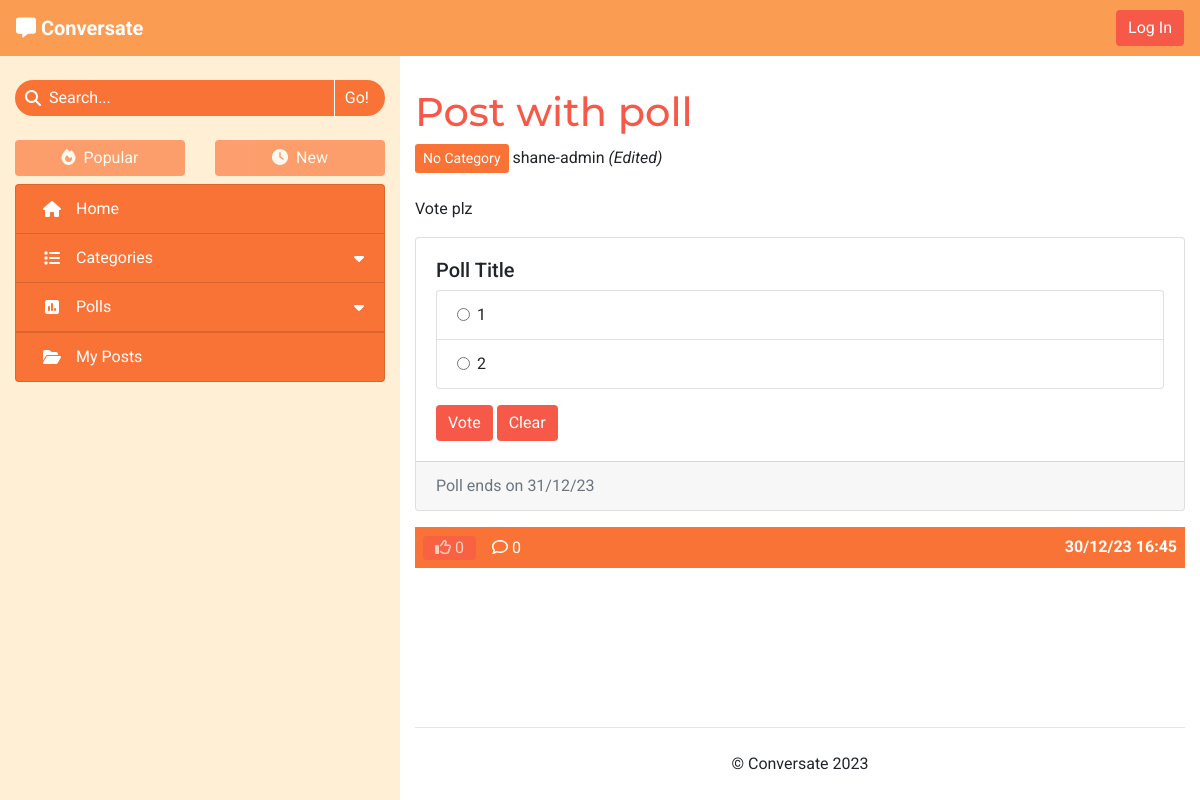
/no-category-vShnEVfI-post-with-poll/, run on the app's committed database.
### forum/models.py (models this page shows, shortened)
class Post(models.Model):
    title = models.CharField(max_length=100)
    slug = models.SlugField(max_length=100, unique=True)
    category = models.ForeignKey(Category, on_delete=models.CASCADE,
                                 related_name='tagged_posts')
    image = CloudinaryField('image', blank=True)
    image_position = models.IntegerField(blank=True, null=True)
    posted_by = models.ForeignKey(User, on_delete=models.CASCADE,
                                  related_name='added_posts')
    posted_on = models.DateTimeField(auto_now_add=True)
    content = models.TextField()
    tags = models.CharField(max_length=200, blank=True)
    edited = models.BooleanField(default=False)
    likes = models.ManyToManyField(User, related_name='post_likes', blank=True)
    approved = models.BooleanField(default=False)
    class Meta:
        ordering = ['-posted_on']
    def number_of_likes(self):
        return self.likes.count()
    def number_of_comments(self):
        return self.comments.count()

class Category(models.Model):
    name = models.CharField(max_length=30, unique=True)
    slug = models.SlugField(max_length=30, unique=True)
    icon = models.CharField(max_length=30, default="fa-tag")
    def __str__(self):
        return self.name
    def number_of_posts(self):
        return self.tagged_posts.count()

class Poll(models.Model):
    title = models.CharField(max_length=200)
    asked_by = models.ForeignKey(User, on_delete=models.CASCADE)
    due_date = models.DateTimeField()
    post = models.OneToOneField(Post, on_delete=models.CASCADE,
                                related_name='poll', blank=True, null=True)
    class Meta:
        ordering = ['-due_date']
    def has_expired(self):
        current_time = datetime.now().timestamp()
        end_time = self.due_date.timestamp()
        return current_time > end_time

class PollAnswer(models.Model):
    body = models.CharField(max_length=100)
    position = models.IntegerField()
    poll = models.ForeignKey(Poll, related_name='answers',
                             on_delete=models.CASCADE)
    votes = models.ManyToManyField(User, related_name='votes')
    class Meta:
        ordering = ['position']

### forum/views.py (the view)
# urls.py: path('<slug:slug>/', views.ViewPost.as_view(), name='view_post'),
class ViewPost(View):
    def get(self, request, slug):
        post = get_object_or_404(Post, slug=slug)
        context = get_post_context(request, post)
        return render(request, 'post_details.html', context)

### forum/core/categories.py (called while the page is built)
def get_top_categories(limit=CATEGORY_COLLAPSIBLE_LIMIT):
    categories = list(Category.objects
                      .annotate(num_posts=Count('tagged_posts'))
                      .filter(num_posts__gt=0)
                      .order_by('-num_posts'))
    num_categories = len(categories)
    category_none = Category.objects.get(slug='none')
    if category_none in categories:
        categories.remove(category_none)
    return {
        'num_categories': num_categories,
        'top_categories': categories[:limit],
        'has_more_categories': (len(categories) > limit)
    }

### forum/core/content.py (called while the page is built)
def get_base_context(request):
    context = get_top_categories()
    context['disable_sort'] = True
    return context

def get_post_context(request, post):
    context = get_base_context(request)
    context['post'] = post
    context['comments'] = post.comments.order_by('-posted_on')
    return context

### forum/templatetags/template_tags.py (called while the page is built)
@register.simple_tag
def poll_status(poll_id, user_id):
    poll = get_object_or_404(Poll, id=int(poll_id))
    answers = list(poll.answers.all())
    for answer in answers:
        if answer.votes.filter(id=user_id).exists():
            return answer.position
    return -1 if poll.has_expired() else 0

### templates/post_details.html (shortened to what this page needs)
{% extends "base.html" %}
{% load static %}
{% load template_tags %}
{% block content %}
    <h1>{{ post.title }}</h1>
    <a class="btn btn-sm category" href="{% url 'categories' post.category.slug %}">{{ post.category }}</a>
    <span>{{ post.posted_by }}
        {% if post.edited %}
            <em>(Edited)</em>
        {% endif %}
    </span>
    <br><br>
    <div id="post-content" class="mb-3">{{ post.content|safe }}</div>
    {% if post.poll %}
        {% poll_status post.poll.id request.user.id as p_status %}
        <div class="card mb-3">
            <div class="card-body">
                <div class="d-flex justify-content-between mb-2">
                    <h5 class="card-title mb-0">{{ post.poll.title }}</h5>
                </div>
                {% if p_status == 0 and post.posted_by != user %}
                    <form method="POST" class="mt-2" action="{% url 'vote_poll' post.poll.id request.path %}">
                        <ul class="list-group">
                            {% for answer in post.poll.answers.all %}
                                <li class="list-group-item">
                                    <div class="form-check">
                                        <input class="form-check-input" type="radio" name="poll-vote" id="answer-{{ answer.position }}"
                                            value="{{ answer.position }}" required>
                                        <label class="form-check-label" for="answer-{{ answer.position }}">
                                            {{ answer.body }}
                                        </label>
                                    </div>
                                </li>
                            {% endfor %}
                        </ul>
                        <div class="mt-3">
                            <input type="submit" class="btn" value="Vote">
                            <input type="reset" class="btn" value="Clear">
                        </div>
                    </form>
                {% endif %}
            </div>
            <div class="card-footer text-muted">
                {% with post.poll.due_date|date:"d/m/y" as end_date %}
                {% if post.poll.has_expired %}Poll ended {{ end_date }}
                {% else %}Poll ends on {{ end_date }}
                {% endif %}
                {% endwith %}
            </div>
        </div>
    {% endif %}
    <div id="post-footer" class="d-flex justify-content-between mt-2">
        <div class="post-footer-buttons">
            {% if user.is_authenticated %}
            <form class="d-inline" method="POST" action="{% url 'like_post' post.slug %}">
                {% csrf_token %}
                {% if user in post.likes.all %}
                    <button type="submit" class="btn py-0 line-separate" aria-label="Unlike this post">
                        <i class="fa-solid fa-thumbs-up"></i>
                {% else %}
                    <button type="submit" class="btn py-0 line-separate" aria-label="Like this post">
                        <i class="fa-regular fa-thumbs-up"></i>
                {% endif %}
                    {{ post.number_of_likes }}
                </button>
            </form>
            {% else %}
                <span class="btn disabled py-0" aria-disabled="true">
                    <i class="fa-regular fa-thumbs-up"></i>
                    {{ post.number_of_likes }}
                </span>
            {% endif %}
            {% if user.is_authenticated %}
                <a class="btn py-0{% if user == post.posted_by %} line-separate{% endif %}" href="#post-comment" aria-label="Post a comment">
            {% else %}
                <a class="btn py-0{% if user == post.posted_by %} line-separate{% endif %}" href="#comments" aria-label="View the post's comments">
            {% endif %}
                <i class="fa-regular fa-comment"></i>
                {{ post.number_of_comments }}
            </a>
        </div>
        <div class="center-to-container">
            <strong>{{ post.posted_on|date:"d/m/y G:i" }}</strong>
        </div>
    </div>
    <br>
    <br>
{% endblock %}

### static/css/style.css (style rules this page uses)
* { font-family: 'Roboto', sans-serif; }
h1, h2, h3 { font-family: 'Montserrat', sans-serif; }
a, h1, h2, h3, .spinner-border { color: #f75949; }
.btn { background-color: #f75949; border: none; color: white; }
.center-to-container { display: flex; align-items: center; justify-content: center; }
#main-page { background-color: #FFEFD4; }
.category { background-color: #FA7336; color: white; }
#post-footer { background-color: #FA7336; padding: 8px; color: white; }
#post-footer button, #post-footer a { background: none; }

### data on the page
Post: title "Post with poll", category "No Category", posted_by "shane-admin", content "Vote plz", poll "Poll Title", number_of_likes "0", number_of_comments "0", posted_on "30/12/23 16:45"
PollAnswer: body "1"
PollAnswer: body "2"

### other printed values
{{ end_date }} "31/12/23"
